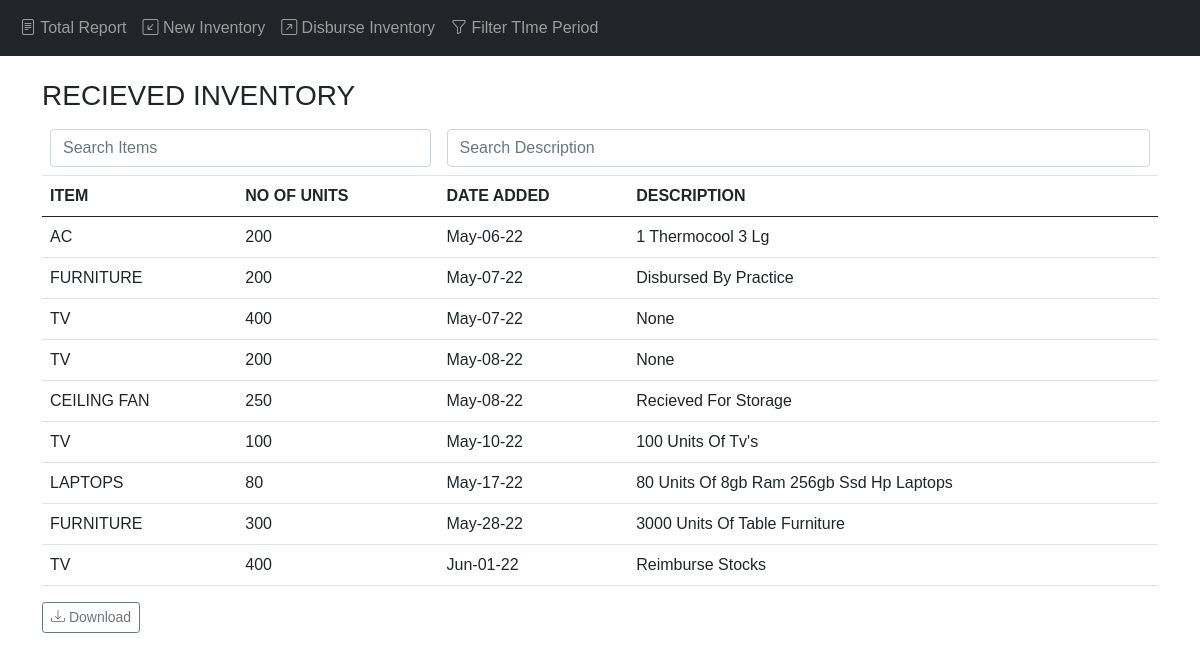
The app's page /inventory/new/report/full with its own data.
### app/models.py (models this page shows, shortened)
class NewInventory(db.Model):
    __tablename__ = 'new_inventory'
    id = db.Column(db.Integer, primary_key=True)
    item = db.Column(db.String(20), nullable=False)
    units = db.Column(db.Integer, nullable=False)
    date_added = db.Column(db.DateTime, default = datetime.now)
    description = db.Column(db.Text)

### app/reimbursed/views.py (the view)
@reimbursed.route('/inventory/new/report/full')
def reimbursed_summary_full():
    incoming = NewInventory.query.all()
    return render_template('full_reimbursed_summary.html', incoming=incoming, filter=0)

### app/templates/full_reimbursed_summary.html
{% extends 'base.html' %}
{% block page_content %}
<br>
<div class="container">
  <h3>RECIEVED INVENTORY</h3>
  <table class="table myTable" id="get">
    <thead>
      <tr>
        <th colspan="2"><input type="text" placeholder="Search Items" class="form-control search_item" onkeyup="myFunction()"></th>
        <th colspan="2"><input type="text" placeholder="Search Description" class="form-control search_dest" onkeyup="myFunction()"></th>
      </tr>
      <tr>
        <th>ITEM</th>
        <th>NO OF UNITS</th>
        <th>DATE ADDED</th>
        <th>DESCRIPTION</th>
      </tr>
    </thead>
    <tbody>
      {% for new in incoming %}
      <tr>
          <td>{{ new.item }}</td>
          <td>{{ new.units }}</td>
          <td>{{ new.date_added.strftime("%b-%d-%y") }}</td>
          <td>{{ new.description | title }}</td>
        </tr>
      {% endfor %}
    </tbody>
  </table>
  <a class="btn btn-outline-secondary btn-sm mb-5" href="{{ url_for('main.download', process='reimburse', filter=filter) }}">
    <i class="bi bi-download"></i>
    Download
  </a>
</div>
{% endblock %}

### app/static/styles.css (style rules this page uses)
body { font-family: Arial, Helvetica, sans-serif; }

### records on screen
NewInventory: item "AC", units "200", date_added "May-06-22", description "1 Thermocool 3 Lg"
NewInventory: item "FURNITURE", units "200", date_added "May-07-22", description "Disbursed By Practice"
NewInventory: item "TV", units "400", date_added "May-07-22", description "None"
NewInventory: item "TV", units "200", date_added "May-08-22", description "None"
NewInventory: item "CEILING FAN", units "250", date_added "May-08-22", description "Recieved For Storage"
NewInventory: item "TV", units "100", date_added "May-10-22", description "100 Units Of Tv's"
NewInventory: item "LAPTOPS", units "80", date_added "May-17-22", description "80 Units Of 8gb Ram 256gb Ssd Hp Laptops"
NewInventory: item "FURNITURE", units "300", date_added "May-28-22", description "3000 Units Of Table Furniture"
NewInventory: item "TV", units "400", date_added "Jun-01-22", description "Reimburse Stocks"
